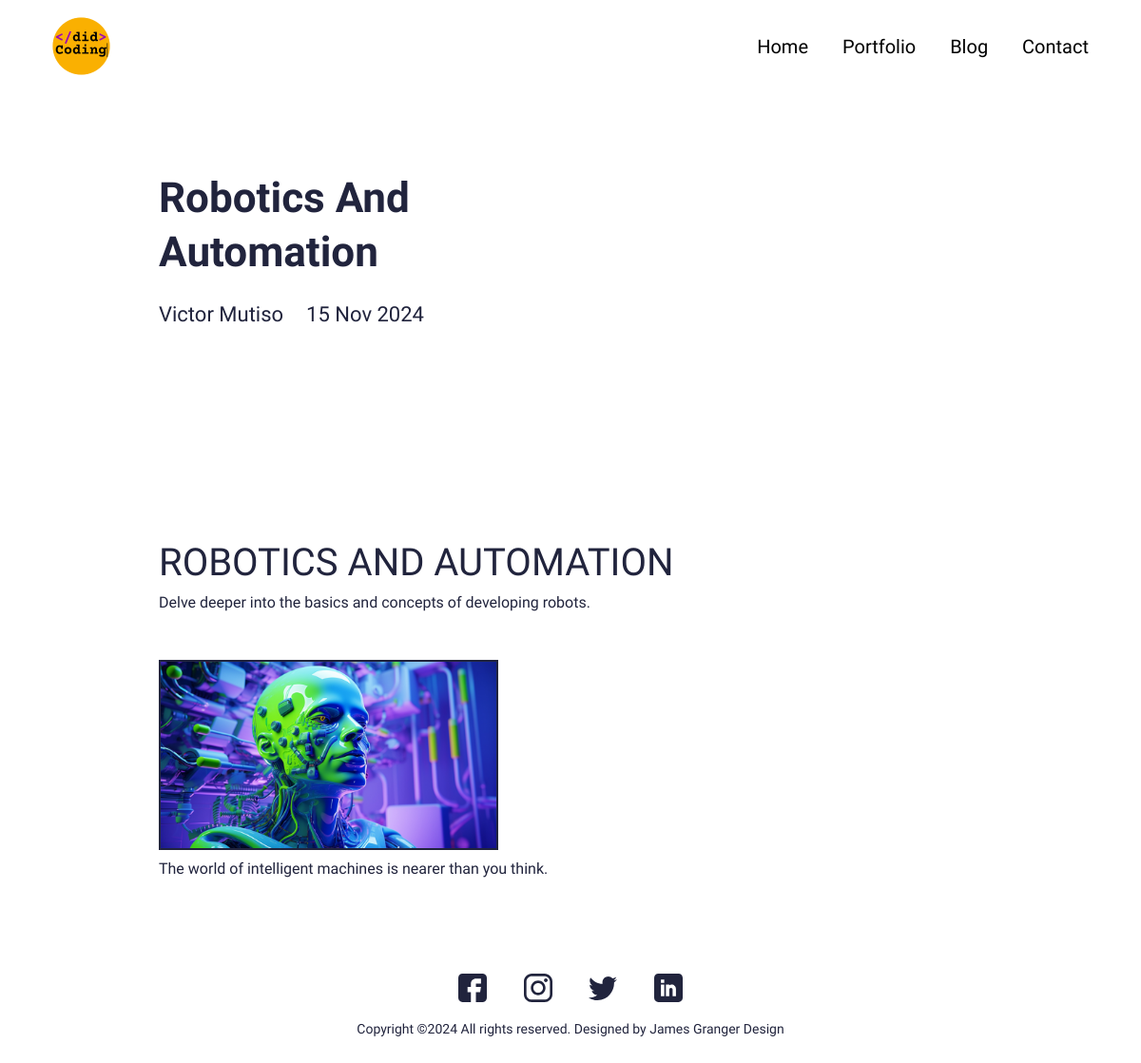
Screenshot of /blog/robotics-and-automation with the database file from the repository.
### main/models.py (models this page shows, shortened)
class Blog(models.Model):
    class Meta:
        verbose_name_plural = "Blogs"
        verbose_name = "Blog"
        ordering = ["timestamp"]
    timestamp = models.DateTimeField(auto_now_add=True)
    author = models.CharField(blank=True, null=True, max_length=200)
    name = models.CharField(blank=True, null=True, max_length=200)
    description = models.CharField(blank=True, null=True, max_length=500)
    body = RichTextField(blank=True, null=True)
    slug = models.SlugField(blank=True, null=True)
    image = models.ImageField(blank=True, null=True, upload_to="blog")
    is_active = models.BooleanField(default=True)

### main/views.py (the view)
# urls.py: path('blog/<slug:slug>', views.BlogDetailView.as_view(),name="blog") ,
class BlogDetailView(generic.DetailView):
    model = Blog
    template_name = "main/blog-detail.html"

### resumee_demo/context_processors.py (called while the page is built)
def project_context(request):
    context={
        'me': User.objects.first()
    }
    return context

### main/templates/main/blog-detail.html (shortened to what this page needs)
{% extends 'main/base.html' %}
{% load static %}
{% block content %}
    <section>
      <div class="innerPageBannerCol">
        <div class="container">
          <div class="row g-4 g-md-3  align-items-center">
            <div class="col-md-6">
              <div class="bannerContent">
                <h1 class="xlTitle pb-md-3">{{object.name|title}}</h1>
              </div>
            </div>
          </div>
          <div class="row">
            <div class="col-md-auto">
              <div class="authorCol">
                <h4 class="smTitle pb-3">{{object.author|title}}</h4>
              </div>
            </div>
            <div class="col-md">
              <h4 class="smTitle pb-3">{{object.timestamp.date}}</h4>
            </div>
          </div>
        </div>
      </div>
    </section>
    <section>
      <div class="sectionSpaceSm">
        <div class="container">
          <p>
            {{object.body|safe}}
          </p>
        </div>
      </div>
    </section>
  {% endblock %}

### static/css/style.css (style rules this page uses)
:root { --primaryColor: #9C07B6; --primaryDarkColor: #3D0048; --primaryHoverColor: #900AA8; --secondaryColor: #F9B000; --baseColor: #21243D; --baseFont: 'Heebo', sans-serif; --titleFont: 'Courier Prime', monospace; --regular: 400; --medium: 500; --bold: 700; --black: 900; --lightBg: #F1F1F1; }
html { scroll-behavior: smooth; }
body { font-family: var(--baseFont); color: var(--baseColor); line-height: normal; }
img { max-width: 100%; }
.xlTitle { font-size: 44px; line-height: 1.3; font-weight: var(--bold); font-family: var(--titleFont) }
.smTitle { font-size: 22px; line-height: normal; font-weight: var(--regular); font-family: var(--titleFont) }
.sectionSpaceSm { padding: 35px 0; }
.innerPageBannerCol { padding: 180px 0 150px; }
@media (min-width:992px) { .container, .container-lg, .container-md, .container-sm, .container-xl, .container-xxl { max-width: 890px; } }

### rows the page displays
Blog: name "Robotics And Automation", author "Victor Mutiso", timestamp "15 Nov 2024", body "ROBOTICS AND AUTOMATION Delve deeper into the basics and concepts of developing robots. The world of intelligent machines is nearer than you think.", body (picture)
